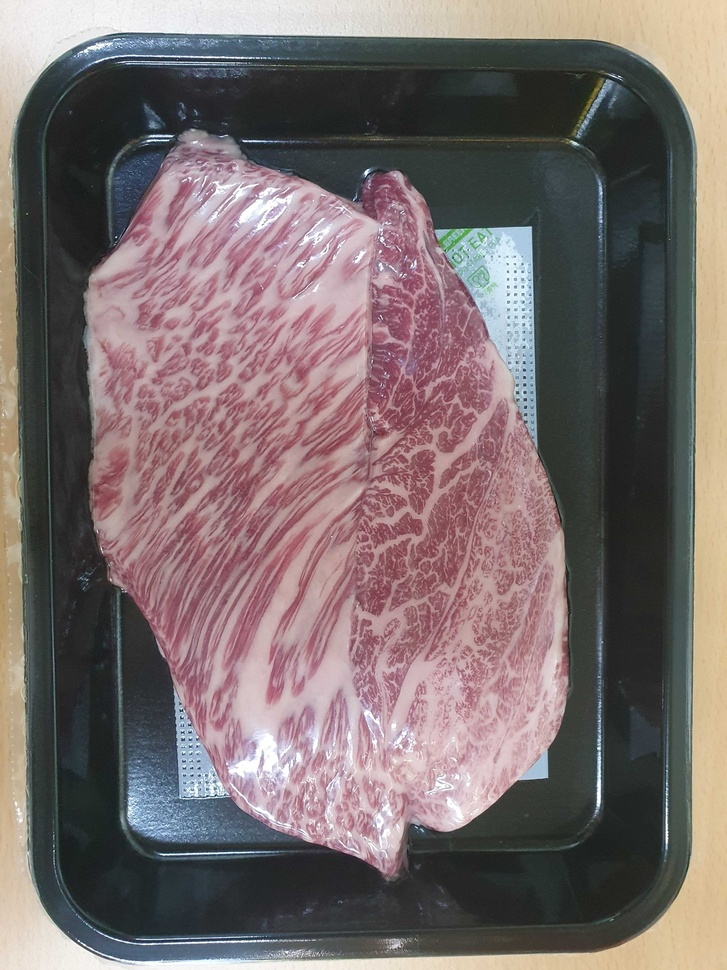
#> input picture MEAT/20231121_141302.jpg, 727 x 970 px, shrunk from 3024 x 4032 before the run; its folder holds only this picture in this run
$ python Bordered.py
#> lines starting #> are read from the running program, lines starting #| are printed output that depends on the picture; after the words box and inside, x2 and y2 are one past the last pixel; in counts of white or black regions, pixels touching at a corner belong together
#> further down, img is the input picture: shape (970, 727, 3); mean B, G, R 108.9, 108.9, 121.4
#%%
import cv2
import numpy as np
import os

def bounding_box(img):
    # HSV 색상 공간으로 변환
    hsv_img = cv2.cvtColor(img, cv2.COLOR_BGR2HSV)
#> hsv_img: shape (970, 727, 3); mean H, S, V 97.3, 46.4, 126.5

    # 고기의 붉은색 부분에 대한 HSV 범위 정의
    lower_red1 = np.array([0, 50, 50])
    upper_red1 = np.array([10, 255, 255])
    lower_red2 = np.array([170, 50, 50])
    upper_red2 = np.array([180, 255, 255])

    # 빨간색 부분을 마스킹
    mask_red1 = cv2.inRange(hsv_img, lower_red1, upper_red1)
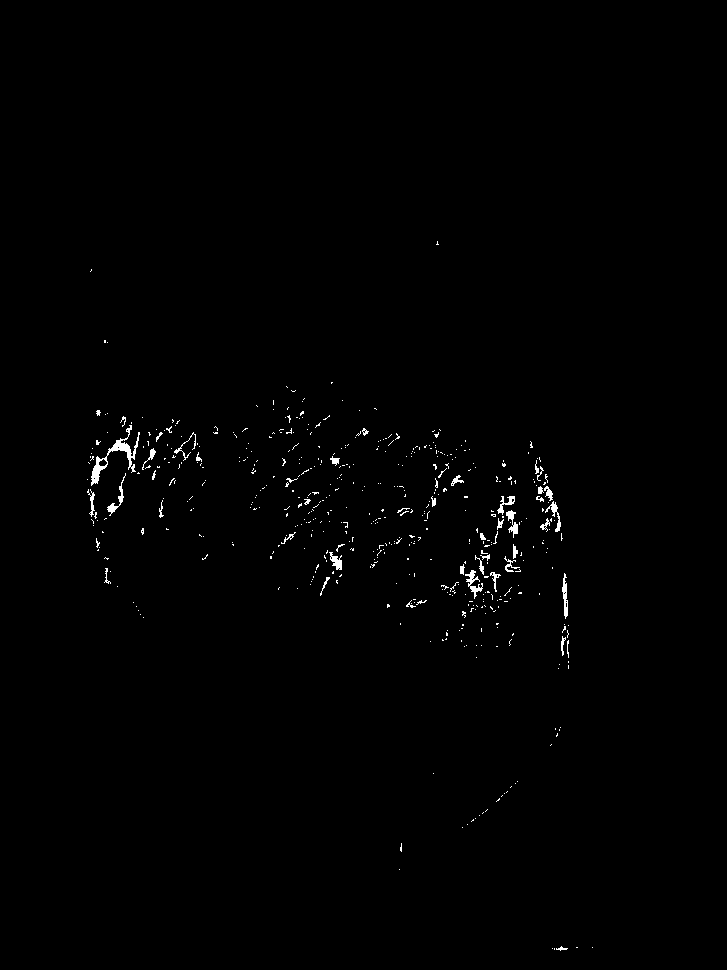
#> mask_red1: shape (970, 727); 0.67% white in thin lines or dots, all inside (x1, y1, x2, y2) = (87, 241, 593, 951)
    mask_red2 = cv2.inRange(hsv_img, lower_red2, upper_red2)
#> mask_red2: shape (970, 727); 19.1% white; 253 white regions (178 under 20 px), largest, box (x1, y1, x2, y2) and area: (97, 185, 553, 741) 115066, (94, 186, 221, 332) 4909, (96, 341, 148, 442) 2391
    mask_red = cv2.bitwise_or(mask_red1, mask_red2)
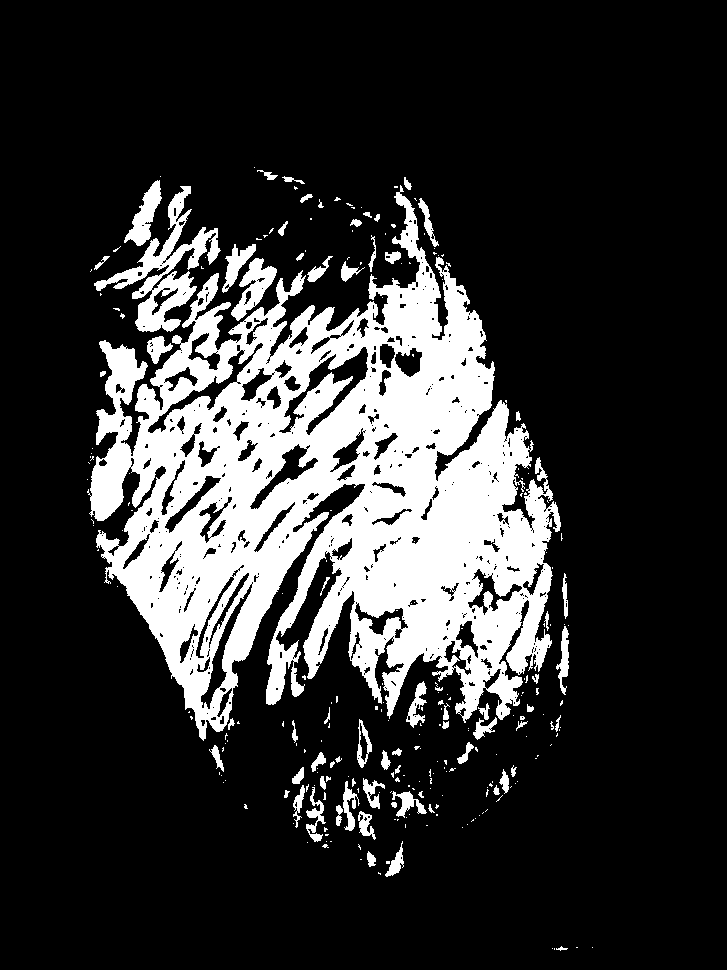
#> mask_red: shape (970, 727); 19.8% white; 266 white regions (196 under 20 px)

    blurred_mask_red = cv2.GaussianBlur(mask_red, (9, 9), 0)
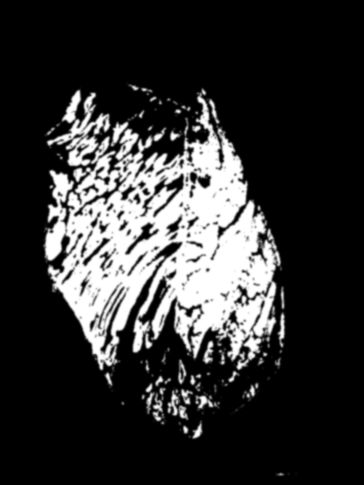
#> blurred_mask_red: shape (970, 727) (shown at 1/2 size); min 0, max 255, mean 50.5
    kernel = cv2.getStructuringElement(cv2.MORPH_ELLIPSE, (9, 9))
    morphed_mask_red = cv2.morphologyEx(blurred_mask_red, cv2.MORPH_CLOSE, kernel)
    morphed_mask_red = cv2.morphologyEx(morphed_mask_red, cv2.MORPH_OPEN, kernel)
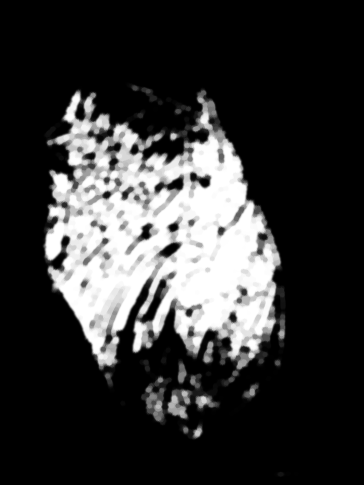
#> morphed_mask_red: shape (970, 727) (shown at 1/2 size); min 0, max 255, mean 53.6

    # 마스크로부터 컨투어 찾기
    contours, _ = cv2.findContours(morphed_mask_red, cv2.RETR_EXTERNAL, cv2.CHAIN_APPROX_SIMPLE)
#> contours = 10 contours; largest, box (x1, y1, x2, y2) and area: (83, 172, 573, 881) 216958, (458, 761, 522, 832) 1346, (250, 163, 329, 213) 1223, (320, 692, 342, 733) 412, (548, 942, 582, 955) 269

    # 컨투어 중 가장 큰 컨투어만 찾아서 바운딩박스처리
    # 가장 큰 컨투어에 대한 바운딩박스 처리 & 가장 큰 컨투어만 반환
    if contours:
        largest_contour = max(contours, key=cv2.contourArea)
#> largest_contour = contour of 2454 points, box (x1, y1, x2, y2) (83, 172, 573, 881), area 216958
        if cv2.contourArea(largest_contour) > 500:
            x, y, w, h = cv2.boundingRect(largest_contour)
#> x = 83; y = 172; w = 490; h = 709
            cv2.rectangle(img, (x, y), (x + w, y + h), (0, 0, 255), 10)
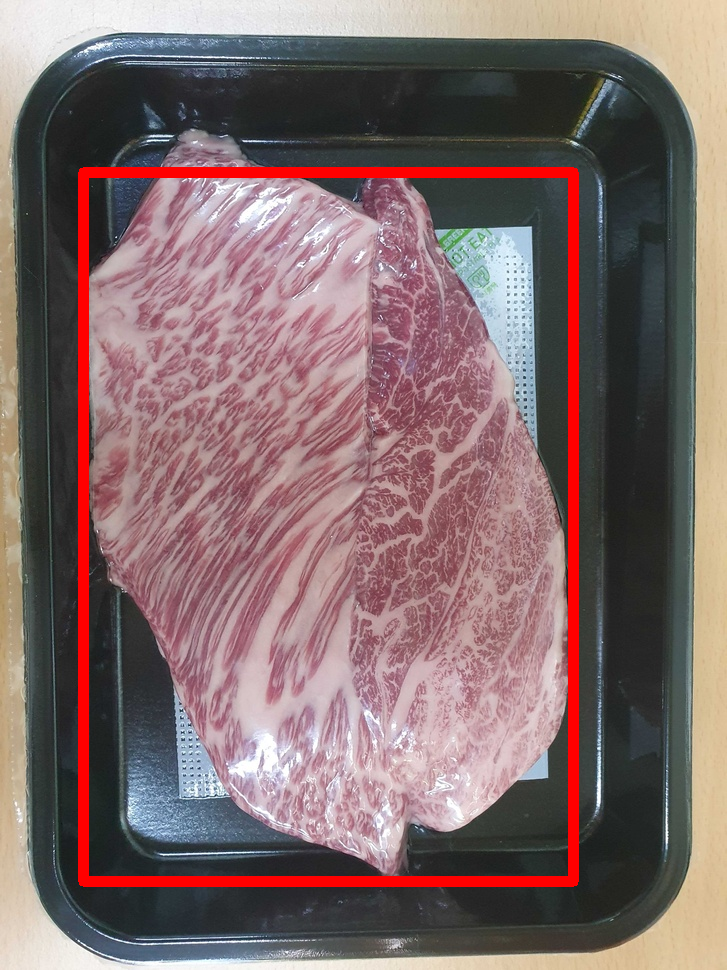
#> img: shape (970, 727, 3); 3.73% of pixels changed, all inside (x1, y1, x2, y2) = (78, 167, 579, 887)
            return img, [largest_contour]
    return img, []


# 욜로 포맷에는 다음정보가 포함되어야함(클래스번호, x_center, y_center, width, height)
# x_center는 x좌표의 중심점을 이미지 너비로 나눈 값
# y_center는 y좌표의 중심점을 이미지 높이로 나눈 값
# width는 바운딩박스의 너비를 이미지 너비로 나눈 값
# height는 바운딩박스의 높이를 이미지 높이로 나눈 값
# 클래스번호는 0으로 설정 >> 육류만 분류하기에 클래스 1개만 존재함.
def write_labels(txt_path, contours, img_width, img_height):
    with open(txt_path, 'w') as f:
        # YOLO 포맷으로 레이블링
        for contour in contours:
            x, y, w, h = cv2.boundingRect(contour)
            x_center = (x + w / 2) / img_width
            y_center = (y + h / 2) / img_height
            width = w / img_width
            height = h / img_height
            f.write(f'0 {x_center} {y_center} {width} {height}\n')


# 경로 설정
base_dir = "./MEAT"
bounding_dir = "./Bounding_Meat"

# Bounding_Meat 디렉토리가 없다면 생성
if not os.path.exists(bounding_dir):
    os.makedirs(bounding_dir)

# 이미지 처리
for file_name in os.listdir(base_dir):
    if file_name.endswith(('.png', '.jpg', '.jpeg')):
        img_path = os.path.join(base_dir, file_name)
        img = cv2.imread(img_path)
        if img is not None:
            # bounding_box 함수를 이용하여 이미지 처리
            processed_img, contours = bounding_box(img)
#> contours = 1 contour; box (x1, y1, x2, y2) and area: (83, 172, 573, 881) 216958
            # 이미지와 레이블 저장
            save_path = os.path.join(bounding_dir, file_name)
            txt_path = os.path.join(bounding_dir, file_name.rsplit('.', 1)[0] + '.txt')
            write_labels(txt_path, contours, img.shape[1], img.shape[0])
#> the loop in write_labels, `for contour in contours:` made 1 pass
#> (x, y, w, h, x_center, y_center, width, height) on pass 1: (83, 172, 490, 709, 0.451, 0.543, 0.674, 0.731)
            cv2.imwrite(save_path, processed_img)
            print(f'이미지 처리됨: {save_path}')
            print(f'라벨 처리됨: {txt_path}')
        else:
            print(f'이미지 로드 실패: {img_path}')
# %%

$ run again, on MEAT/20231128_141137.jpg
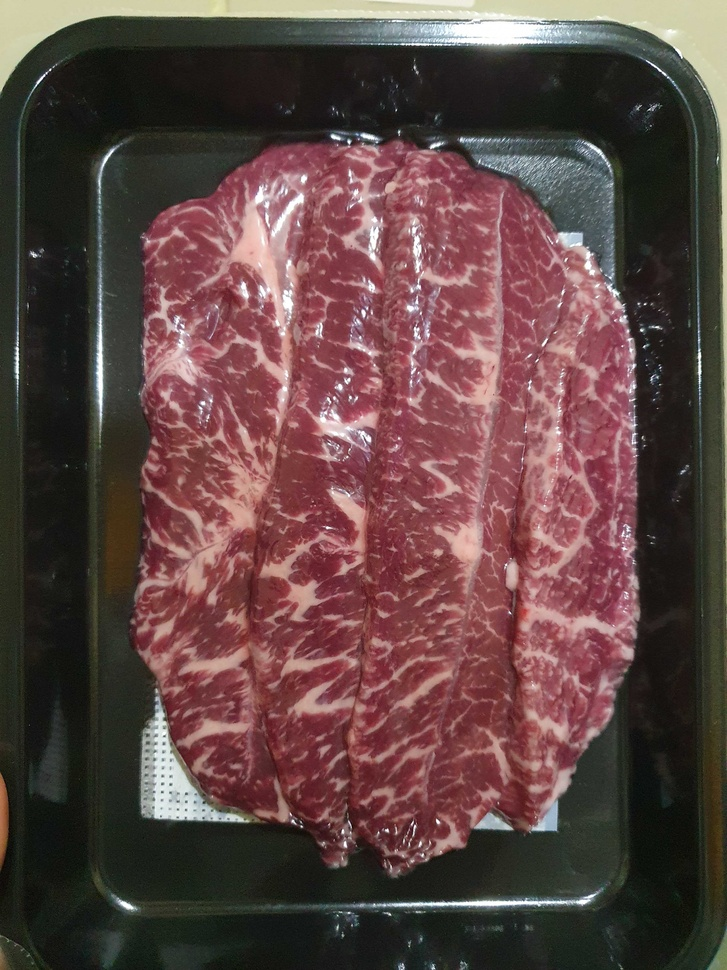
#> input picture MEAT/20231128_141137.jpg, 727 x 970 px, shrunk from 3024 x 4032 before the run
#> img is the input picture: shape (970, 727, 3); mean B, G, R 67.4, 69.5, 94.1
#> hsv_img: shape (970, 727, 3); mean H, S, V 83, 78.2, 96.2
#> in bounding_box, `mask_red1 = cv2.inRange(hsv_img, lower_red1, upper_red1)`:
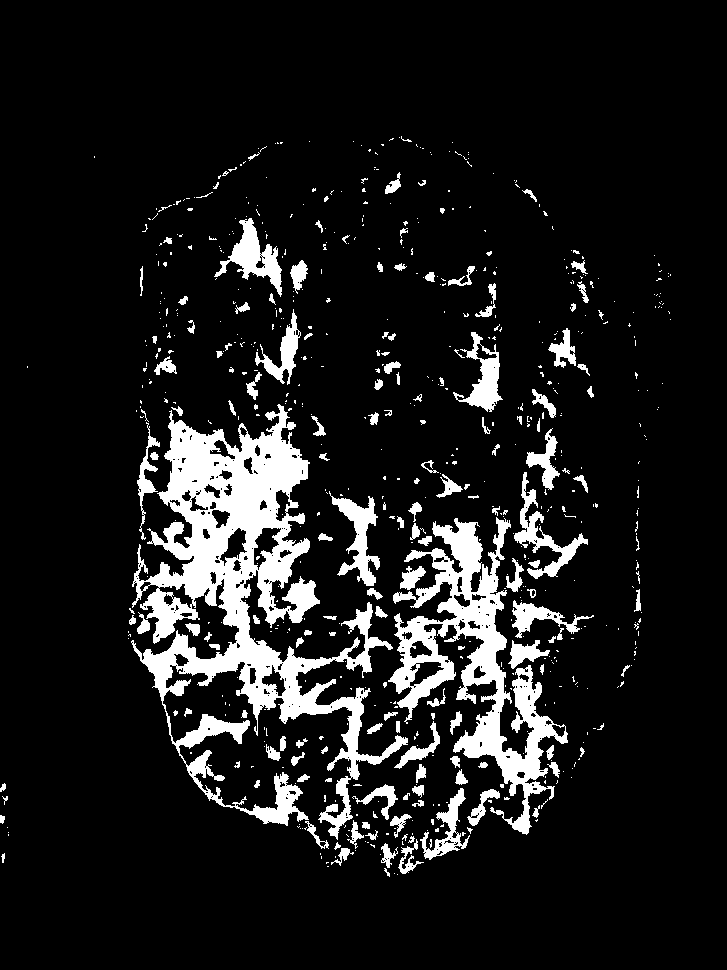
#> mask_red1: shape (970, 727); 10.9% white; 681 white regions (527 under 20 px), largest, box (x1, y1, x2, y2) and area: (131, 404, 408, 840) 35297, (388, 517, 568, 835) 15815, (214, 218, 282, 297) 1832
#> mask_red2: shape (970, 727); 30.6% white; 218 white regions (176 under 20 px), largest, box (x1, y1, x2, y2) and area: (138, 137, 639, 873) 206840, (129, 579, 239, 660) 3713, (254, 528, 281, 570) 539
#> mask_red: shape (970, 727); 41.5% white; 76 white regions (69 under 20 px)
#> in bounding_box, `contours, _ = cv2.findContours(morphed_mask_red, cv2.RETR_EXTERNAL, cv..`: contours = 8 contours; box (x1, y1, x2, y2) and area: (124, 131, 652, 881) 317628, (649, 251, 675, 324) 864, (0, 779, 13, 840) 534, (0, 849, 9, 867) 118, (653, 403, 663, 414) 61, (23, 362, 32, 372) 52, (90, 152, 99, 162) 52, (658, 379, 667, 388) 44
#> largest_contour = contour of 1122 points, box (x1, y1, x2, y2) (124, 131, 652, 881), area 317628
#> in bounding_box, `x, y, w, h = cv2.boundingRect(largest_contour)`: x = 124; y = 131; w = 528; h = 750
#> in bounding_box, `cv2.rectangle(img, (x, y), (x + w, y + h), (0, 0, 255), 10)`:
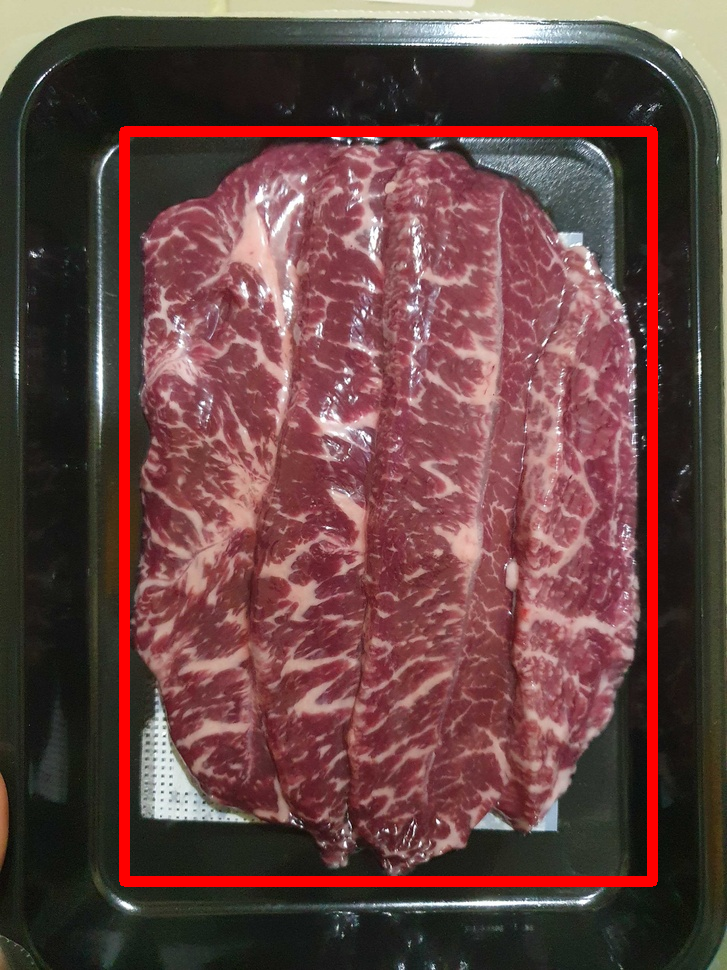
#> img: shape (970, 727, 3); 3.98% of pixels changed, all inside (x1, y1, x2, y2) = (119, 126, 658, 887)
#> `processed_img, contours = bounding_box(img)`: contours = 1 contour; box (x1, y1, x2, y2) and area: (124, 131, 652, 881) 317628
#> the loop in write_labels, `for contour in contours:` made 1 pass
#> (x, y, w, h, x_center, y_center, width, height) on pass 1: (124, 131, 528, 750, 0.534, 0.522, 0.726, 0.773)
